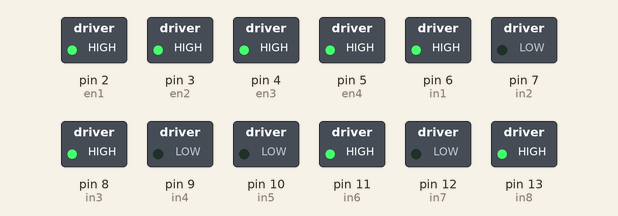
Simulated run of this sketch. Board: Arduino Uno, built with avr-gcc and run on an emulated ATmega328P. Parts: switched loads named in the sketch (green lamp = pin HIGH).

Above: at 0.1 s.
Timing chart, 0 to 1.6 s (numbered marks = the images above):
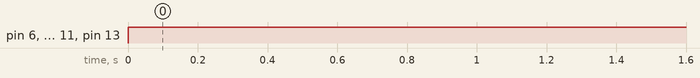

Measured:
- by itself, pin 6 (in1), pin 8 (in3), pin 11 (in6), pin 13 (in8): LOW → HIGH at 0.00 s

The sketch:

motors_code.ino
```cpp
int en1=2;
int en2=3;
int en3=4;
int en4=5;
int in1=6;
int in2=7;
int in3=8;
int in4=9;
int in5=10;
int in6=11;
int in7=12;
int in8=13;

void setup(){
  pinMode (en1,OUTPUT);
  pinMode (en2,OUTPUT);
  pinMode (en3,OUTPUT);
  pinMode (en4,OUTPUT);
  pinMode (in1,OUTPUT);
  pinMode (in2,OUTPUT);
  pinMode (in3,OUTPUT);
  pinMode (in4,OUTPUT);
  pinMode (in5,OUTPUT);
  pinMode (in6,OUTPUT);
  pinMode (in7,OUTPUT);
  pinMode (in8,OUTPUT);
  digitalWrite(en1,HIGH);
  digitalWrite(en2,HIGH);
  digitalWrite(en3,HIGH);
  digitalWrite(en4,HIGH);
}
void loop(){
    digitalWrite(in1,HIGH);
    digitalWrite(in2,LOW);
    digitalWrite(in3,HIGH);
    digitalWrite(in4,LOW);
    digitalWrite(in5,LOW);
    digitalWrite(in6,HIGH);
    digitalWrite(in7,LOW);
    digitalWrite(in8,HIGH);
  delay(14000);
    digitalWrite(in1,HIGH);
    digitalWrite(in2,LOW);
    digitalWrite(in3,HIGH);
    digitalWrite(in4,LOW);
    digitalWrite(in5,LOW);
    digitalWrite(in6,HIGH);
    digitalWrite(in7,LOW);
    digitalWrite(in8,HIGH);
 delay(2700000);
    digitalWrite(in1,LOW);
    digitalWrite(in2,HIGH);
    digitalWrite(in3,LOW);
    digitalWrite(in4,HIGH);
    digitalWrite(in5,HIGH);
    digitalWrite(in6,LOW);
    digitalWrite(in7,HIGH);
    digitalWrite(in8,LOW);
delay(2000);


}
```
